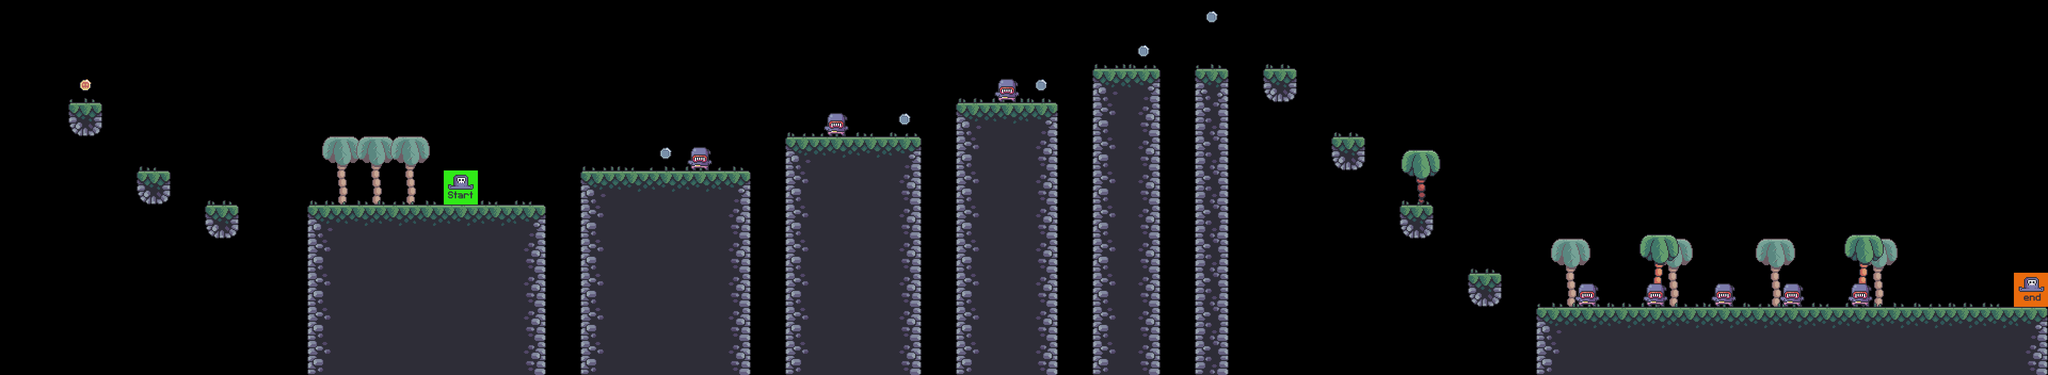

This is a level from a 2D game, rendered from its Tiled map with the project's own tilesets. A one-line summary and the map file follow, with tile-layer data summarised:
An orthogonal 60x11 tile map with 64x64 px tiles, 8 tile layers (bg_palms, terrain, grass, fg_palms, ...), 1 hidden layer not drawn, 7 tilesets.

<map version="1.5" tiledversion="1.7.2" orientation="orthogonal" renderorder="right-down" width="60" height="11" tilewidth="64" tileheight="64" infinite="0" nextlayerid="11" nextobjectid="1">
 <editorsettings>
  <export target="../0/level_0.csv" format="csv" />
 </editorsettings>
 <tileset firstgid="1" source="../tilesets/terrain_tiles.tsx" />
 <tileset firstgid="17" source="../tilesets/coin_tiles.tsx" />
 <tileset firstgid="19" source="../tilesets/grass_tiles.tsx" />
 <tileset firstgid="24" source="../tilesets/palms.tsx" />
 <tileset firstgid="27" source="../tilesets/crate.tsx" />
 <tileset firstgid="28" source="../tilesets/player_tiles.tsx" />
 <tileset firstgid="30" source="../tilesets/enemy_tiles.tsx" />
 <layer id="5" name="bg_palms" width="60" height="11">
  <data>[660 cells, 7 non-empty, 1 distinct tile ids]</data>
 </layer>
 <layer id="1" name="terrain" width="60" height="11" opacity="0.9">
  <data>[660 cells, 181 non-empty, 9 distinct tile ids]</data>
 </layer>
 <layer id="3" name="grass" width="60" height="11">
  <data>[660 cells, 44 non-empty, 5 distinct tile ids]</data>
 </layer>
 <layer id="6" name="fg_palms" width="60" height="11">
  <data>[660 cells, 3 non-empty, 2 distinct tile ids]</data>
 </layer>
 <layer id="7" name="crates" width="60" height="11">
  <data>[660 cells, 1 non-empty, 1 distinct tile ids]</data>
 </layer>
 <layer id="2" name="coins" width="60" height="11">
  <data>[660 cells, 6 non-empty, 2 distinct tile ids]</data>
 </layer>
 <layer id="9" name="enemies" width="60" height="11">
  <data>[660 cells, 8 non-empty, 1 distinct tile ids]</data>
 </layer>
 <layer id="8" name="player" width="60" height="11">
  <data>[660 cells, 2 non-empty, 2 distinct tile ids]</data>
 </layer>
 <layer id="10" name="constraints" width="60" height="11" visible="0">
  <data>[660 cells, 8 non-empty, 1 distinct tile ids]</data>
 </layer>
</map>
